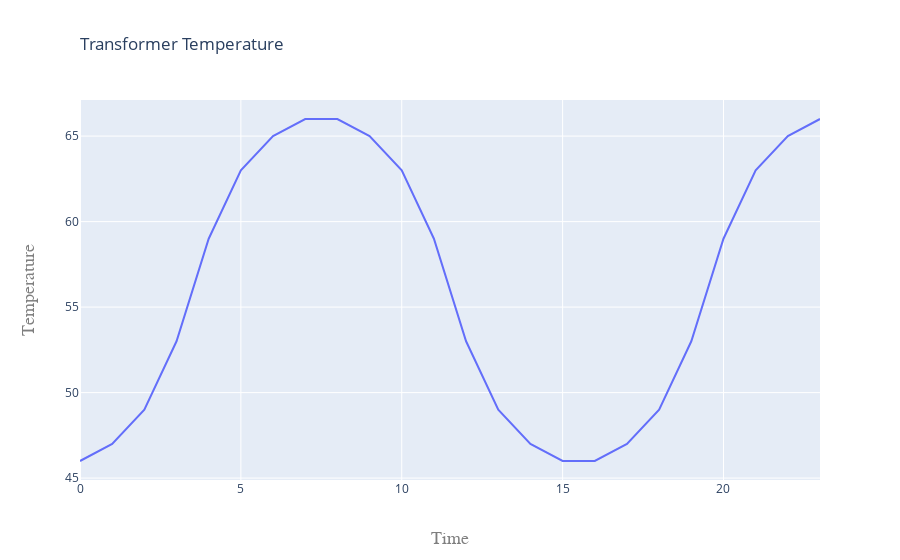

The notebook cell saved with this chart:
### Code cell
import plotly as py
import plotly.graph_objs as go
import xlrd
path = ('./xltest.xlsx')
workbook = xlrd.open_workbook(path)
sheet = workbook.sheet_by_index(0)
temp = sheet.col_values(0)
for col in range(sheet.ncols):
    sheet.cell_value(0, col)
nrows = sheet.nrows
ultrow = nrows-1
ulttemp=sheet.cell_value(ultrow,col)
tempint = float(ulttemp)

if tempint >= 95:
  print ('Transformer Status: Unstable');

elif 95 > tempint >= 75:
  print ('Transformer Status: High Peak');

elif 75 > tempint >= 55:
  print ('Transformer Status: Normal Peak');

else:
  print ('Transformer Status: Stable');

print('Current Temperature:', ulttemp,'C')
    
py.offline.init_notebook_mode(connected=True)
fig = go.Figure()

fig.add_trace(go.Scatter(
    y=temp,
    name="Temperature Data"
))

fig.update_layout(
    title=go.layout.Title(
        text="Transformer Temperature",
        xref="paper",
        x=0
    ),
    xaxis=go.layout.XAxis(
        title=go.layout.xaxis.Title(
            text="Time",
            font=dict(
                family="Courier New, monospace",
                size=18,
                color="#7f7f7f"
            )
        )
    ),
    yaxis=go.layout.YAxis(
        title=go.layout.yaxis.Title(
            text="Temperature",
            font=dict(
                family="Courier New, monospace",
                size=18,
                color="#7f7f7f"
            )
        )
    )
)
fig.show()

# example calculations to estimate the lifespan of a transformer
tf_maxlife = 50
aging_accelerant = 1.001
applied_accelerant = nrows*aging_accelerant
b = applied_accelerant - nrows
firsttemp = sheet.cell_value(0,col)
tempdifference = abs(ulttemp - firsttemp)
ageamnt = tempdifference*b
tf_currentlife = tf_maxlife - ageamnt
if tf_currentlife > 0:
    print('Transformer Lifespan:', tf_currentlife, 'years');
else:
    print('Transformer Inactive');

### Figure 1 — Plotly figure (JSON) as saved in the notebook; plotly's stock layout.template omitted (floating-point values rounded to 4 significant figures)
{"data": [{"name": "Temperature Data", "type": "scatter", "y": [46, 47, 49, 53, 59, 63, 65, 66, 66, 65, 63, 59, 53, 49, 47, 46, 46, 47, 49, 53, 59, 63, 65, 66]}], "layout": {"title": {"text": "Transformer Temperature", "x": 0, "xref": "paper"}, "xaxis": {"title": {"font": {"color": "#7f7f7f", "family": "Courier New, monospace", "size": 18}, "text": "Time"}}, "yaxis": {"title": {"font": {"color": "#7f7f7f", "family": "Courier New, monospace", "size": 18}, "text": "Temperature"}}}}
